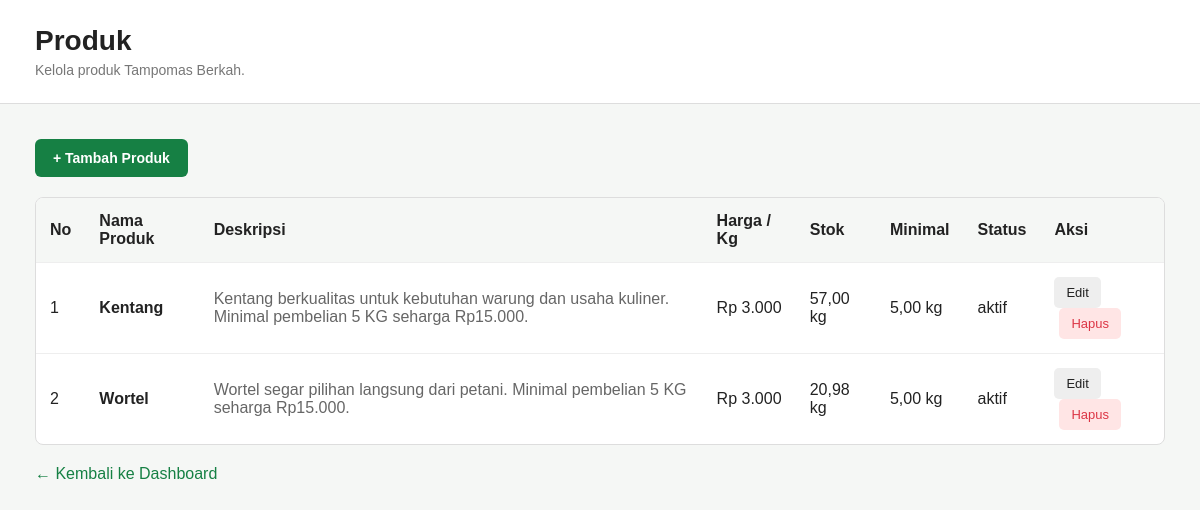
Page /admin/produk.php (signed in) on the committed database.
### tables this page shows
CREATE TABLE `tproduk` (
  `id_produk` int(11) NOT NULL,
  `nama_produk` varchar(100) NOT NULL,
  `deskripsi` text DEFAULT NULL,
  `harga_per_kg` decimal(10,2) NOT NULL DEFAULT 0.00,
  `stok_kg` decimal(10,2) NOT NULL DEFAULT 0.00,
  `minimal_pembelian` decimal(10,2) NOT NULL DEFAULT 5.00,
  `status` enum('aktif','nonaktif') NOT NULL DEFAULT 'aktif',
  `created_at` timestamp NOT NULL DEFAULT current_timestamp(),
  `updated_at` timestamp NOT NULL DEFAULT current_timestamp() ON UPDATE current_timestamp()
);

### admin/produk.php (the view, shortened to what this page needs)
<?php
require_once __DIR__ . "/../config/koneksi.php";
$query = mysqli_query(
    $koneksi,
    "SELECT * FROM tproduk ORDER BY id_produk DESC"
);
?>
<!DOCTYPE html>
<html lang="id">
<head>
    <link rel="stylesheet" href="../assets/style.css">
</head>
<body class="admin-body">
<header class="admin-topbar">
    <div>
        <h1>Produk</h1>
        <p>Kelola produk Tampomas Berkah.</p>
    </div>
</header>
<main class="admin-content">
    <div style="margin-bottom: 20px;">
        <a href="tambah_produk.php"
           style="
           display:inline-block;
           background:#168044;
           color:white;
           padding:11px 18px;
           border-radius:6px;
           text-decoration:none;
           font-size:14px;
           font-weight:bold;
           ">
            + Tambah Produk
        </a>
    </div>
    <div style="
        background:white;
        border:1px solid #ddd;
        border-radius:8px;
        overflow:hidden;
    ">
        <table style="
            width:100%;
            border-collapse:collapse;
        ">
            <thead>
                <tr style="background:#f5f7f5;">
                    <th style="padding:14px; text-align:left;">No</th>
                    <th style="padding:14px; text-align:left;">
                        Nama Produk
                    </th>
                    <th style="padding:14px; text-align:left;">
                        Deskripsi
                    </th>
                    <th style="padding:14px; text-align:left;">
                        Harga / Kg
                    </th>
                    <th style="padding:14px; text-align:left;">
                        Stok
                    </th>
                    <th style="padding:14px; text-align:left;">
                        Minimal
                    </th>
                    <th style="padding:14px; text-align:left;">
                        Status
                    </th>
                    <th style="padding:14px; text-align:left;">
                        Aksi
                    </th>
                </tr>
            </thead>
            <tbody>
            <?php
            $no = 1;
            while ($produk = mysqli_fetch_assoc($query)):
            ?>
                <tr style="border-top:1px solid #eee;">
                    <td style="padding:14px;">
                        <?= $no++; ?>
                    </td>
                    <td style="padding:14px; font-weight:bold;">
                        <?= htmlspecialchars($produk["nama_produk"]); ?>
                    </td>
                    <td style="padding:14px; color:#666;">
                        <?= htmlspecialchars($produk["deskripsi"]); ?>
                    </td>
                    <td style="padding:14px;">
                        Rp <?= number_format($produk["harga_per_kg"], 0, ",", "."); ?>
                    </td>
                    <td style="padding:14px;">
                        <?= number_format($produk["stok_kg"], 2, ",", "."); ?> kg
                    </td>
                    <td style="padding:14px;">
                        <?= number_format($produk["minimal_pembelian"], 2, ",", "."); ?> kg
                    </td>
                    <td style="padding:14px;">
                        <?= htmlspecialchars($produk["status"]); ?>
                    </td>
                    <td style="padding:14px;">
                        <a href="edit_produk.php?id=<?= $produk["id_produk"]; ?>"
                           style="
                           display:inline-block;
                           padding:8px 12px;
                           background:#eee;
                           color:#222;
                           border-radius:5px;
                           text-decoration:none;
                           font-size:13px;
                           ">
                            Edit
                        </a>
                        <a href="aksi/hapus_produk.php?id=<?= $produk["id_produk"]; ?>"
                           onclick="return confirm('Yakin ingin menghapus produk ini?');"
                           style="
                           display:inline-block;
                           padding:8px 12px;
                           background:#ffe5e5;
                           color:#dc3545;
                           border-radius:5px;
                           text-decoration:none;
                           font-size:13px;
                           margin-left:5px;
                           ">
                            Hapus
                        </a>
                    </td>
                </tr>
            <?php endwhile; ?>
            </tbody>
        </table>
    </div>
    <div style="margin-top:20px;">
        <a href="index.php"
           style="
           color:#168044;
           text-decoration:none;
           ">
            ← Kembali ke Dashboard
        </a>
    </div>
</main>
</body>
</html>

### assets/style.css (style rules this page uses)
* { margin: 0; padding: 0; box-sizing: border-box; }
body { font-family: Arial, sans-serif; color: #222; background: white; }
a { text-decoration: none; color: inherit; }
.admin-content { padding-top: 40px; padding-bottom: 50px; }
.admin-body { margin: 0; font-family: Arial, sans-serif; background: #f5f7f5; color: #222; }
.admin-topbar { background: white; padding: 25px 35px; border-bottom: 1px solid #ddd; }
.admin-topbar h1 { margin: 0 0 5px; font-size: 28px; }
.admin-topbar p { margin: 0; color: #777; font-size: 14px; }
.admin-content { padding: 35px; }

### rows in the picture
tproduk: nama_produk "Kentang", deskripsi "Kentang berkualitas untuk kebutuhan warung dan usaha kuliner. Minimal pembelian 5 KG seharga Rp15.000.", harga_per_kg "3.000", stok_kg "57,00", minimal_pembelian "5,00", status "aktif"
tproduk: nama_produk "Wortel", deskripsi "Wortel segar pilihan langsung dari petani. Minimal pembelian 5 KG seharga Rp15.000.", harga_per_kg "3.000", stok_kg "20,98", minimal_pembelian "5,00", status "aktif"
